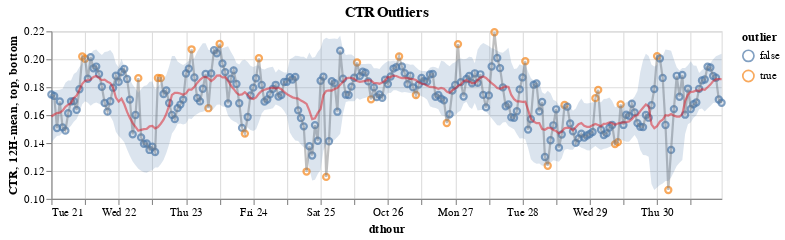

The notebook cell this image was saved under:
### Code cell
window = "12H"

hourly = rolling_metrics(hourly, window)
hourly = define_outliers(hourly, window)

print(hourly["outlier"].astype(int).describe())
display(
    hourly.loc[
        :, ["CTR", f"{window}-mean", f"{window}-std", "top", "bottom", "outlier"]
    ]
)

plot_outliers(hourly)

### Figure 1 — Vega-Lite specification as saved in the notebook (floating-point values rounded to 4 significant figures; data arrays with more than 128 entries replaced by an {"elided": "..."} marker saying what was removed)
{"config": {"view": {"continuousWidth": 400, "continuousHeight": 300}}, "layer": [{"mark": "point", "encoding": {"color": {"field": "outlier", "type": "nominal"}, "tooltip": [{"field": "dthour", "type": "temporal"}, {"field": "CTR", "type": "quantitative"}, {"field": "outlier", "type": "nominal"}], "x": {"field": "dthour", "type": "temporal"}, "y": {"field": "CTR", "scale": {"zero": false}, "type": "quantitative"}}}, {"layer": [{"mark": {"type": "line", "color": "grey", "opacity": 0.5}, "encoding": {"x": {"field": "dthour", "type": "temporal"}, "y": {"field": "CTR", "type": "quantitative"}}}, {"mark": {"type": "line", "color": "red", "opacity": 0.5}, "encoding": {"x": {"field": "dthour", "type": "temporal"}, "y": {"field": "12H-mean", "type": "quantitative"}}}, {"mark": {"type": "area", "opacity": 0.2}, "encoding": {"x": {"field": "dthour", "type": "temporal"}, "y": {"field": "top", "type": "quantitative"}, "y2": {"field": "bottom"}}}]}], "data": {"name": "data-9f001276c56e10c9797936bf056db2db"}, "height": 150, "title": "CTR Outliers", "width": 600, "$schema": "https://vega.github.io/schema/vega-lite/v4.17.0.json", "datasets": {"data-9f001276c56e10c9797936bf056db2db": {"elided": "240 records"}}}
